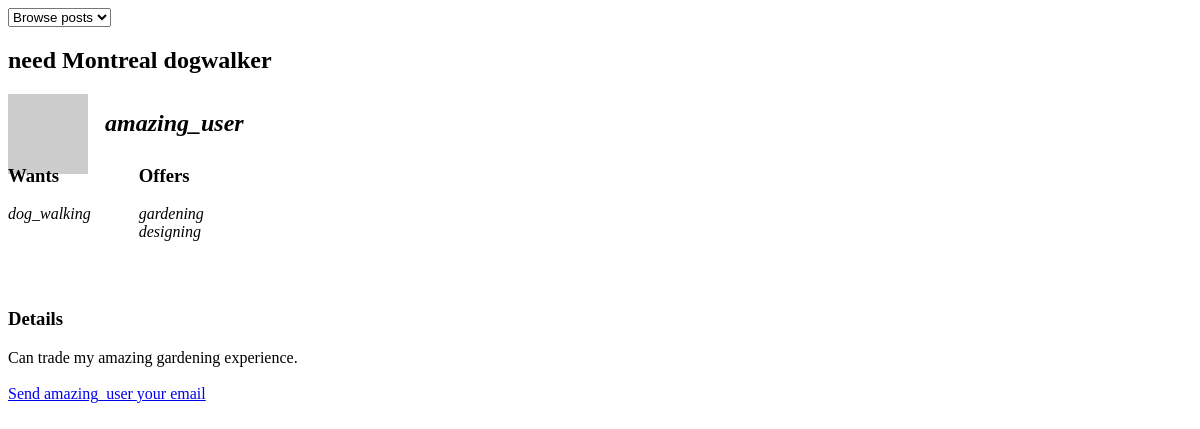
/offers?id=57 (signed in), run on the app's committed database.
### tables this page shows
CREATE TABLE IF NOT EXISTS `post_details` (
  `id` int(11) NOT NULL AUTO_INCREMENT,
  `post_id` int(11) NOT NULL COMMENT 'FK (posts.id)',
  `service_id` int(11) NOT NULL COMMENT 'FK (services.id)',
  PRIMARY KEY (`id`)
);

CREATE TABLE IF NOT EXISTS `posts` (
  `id` int(11) NOT NULL AUTO_INCREMENT,
  `user_id` int(11) NOT NULL COMMENT 'FK (users.id)',
  `want` tinyint(1) NOT NULL COMMENT 'bool',
  `title` varchar(150) NOT NULL,
  `content` varchar(900) NOT NULL,
  `time` timestamp NOT NULL DEFAULT CURRENT_TIMESTAMP,
  PRIMARY KEY (`id`)
);

CREATE TABLE IF NOT EXISTS `users` (
  `id` int(11) NOT NULL AUTO_INCREMENT,
  `username` varchar(30) NOT NULL,
  `country` text NOT NULL,
  `city` varchar(60) NOT NULL,
  `email` varchar(40) NOT NULL,
  `bio` varchar(600) NOT NULL COMMENT '600max',
  `encrypted_password` varchar(45) NOT NULL,
  `date_joined` date NOT NULL COMMENT 'date joined',
  PRIMARY KEY (`id`)
);

### app/post/post.php (called while the page is built, shortened)
<?php
class Post extends TableObject {
    public static function find($table="posts", array $options) {
        if (isset($options["all"])) {
            $SQL = "SELECT posts.id, posts.user_id, posts.title, posts.content, posts.time, post_details.service_id FROM $table INNER JOIN post_details ON posts.id = post_details.post_id ORDER BY id DESC;";
        } elseif (isset($options["byID"])) {
            $SQL = "SELECT posts.id, posts.user_id, posts.title, posts.content, posts.time, post_details.service_id FROM $table INNER JOIN post_details ON posts.id = post_details.post_id WHERE ";
            foreach($options["byID"] as $id) {
                $SQL .= "posts.id = $id OR ";
            }
            $SQL  = substr($SQL, 0, -4);
            $SQL .= " ORDER BY posts.id DESC;";
        } elseif (isset($options["filter"])) {
            $SQL = $options["SQL"];
        } else {
            $SQL = 'error';
        }
        $res = mysql_query($SQL);
        $posts = array();
        $allServices = Service::find("services", array("all" => true));
        $myServices = array();
        $idTracker = array();
        while ($row = mysql_fetch_assoc($res)) {
            if (!in_array($row['id'], $idTracker)) {
                $idTracker[] = $row['id'];
                foreach($allServices as $service) {
                    if ($service->id == $row['service_id']) {
                        if (!isset($myServices[ $row['id'] ])) {
                            $myServices[ $row['id'] ] = array(new Service($service->id, $service->name));
                        } else {
                            array_push($myServices[ $row['id'] ], new Service($service->id, $service->name));
                        }
                    }
                }
                $usernameSQL = "SELECT users.username FROM users INNER JOIN posts ON users.id = posts.user_id WHERE users.id = '{$row['user_id']}' LIMIT 1;";
                $res2 = DB::try_query($usernameSQL);
                $username = mysql_fetch_assoc($res2);
                $post = new Post($row['id'], $row['user_id'], $row['title'], $row['content'], $row['time'], $myServices[ $row['id'] ], $username);
                $posts[] = $post;
            }
        }
        return $posts;
    }
    function __construct($id, $userID, $title, $body, $timestamp, $services=NULL, $username=NULL) {
        $this->title = $title;
        $this->body = $body;
    }
}
?>

### app/service/service.php (called while the page is built, shortened)
<?php
class Service extends TableObject {
    public static function find($table="services", array $options) {
        if (isset($options["all"])) {
            $customSQL = "SELECT * FROM $table;";
            $res = TableObject::findAll($table, $customSQL);
            $services = array();
            while ($row = mysql_fetch_assoc($res)) {
                $service = new Service($row['id'], $row['name']);
                $services[] = $service;
            }
            return $services;
        }
        elseif (isset($options["byID"])) {
            TableObject::findById($table, $options['byID']);
        }
    }
    public function __construct($id, $name) {
        $this->id   = $id;
        $this->name = $name;
    }
}

### lib/abstract_classes.php (called while the page is built, shortened)
<?php
abstract class TableObject {
    protected static function findAll($table=NULL, $customSQL=NULL) {
        if (!$customSQL) {
            $SQL = "SELECT * FROM $table WHERE id = ?";
        } else {
            $SQL = $customSQL;
        }
        $res = DB::try_query($SQL);
        return $res;
    }
}

### lib/core-ext.php (called while the page is built, shortened)
<?php
class DB {
    public static function try_query($query) {
        $res = mysql_query($query);
        return $res;
    }
}

### app/user/user.php (called while the page is built, shortened)
<?php
class UserRetriever {
    public static function build($username) {
        $selectUserSQL = "SELECT * FROM users WHERE username = '{$username}'";
        $result = mysql_query($selectUserSQL);
        while ($row = mysql_fetch_assoc($result)) {
            $id         = $row['id'];
            $username   = $row['username'];
            $country    = $row['country'];
            $city       = $row['city'];
            $email      = $row['email'];
            $bio        = $row['bio'];
            $pass       = $row['encrypted_password'];
            $dateJoined = $row['date_joined'];
            return new User($id, $username, $country, $city, $email, $bio,  array(), $pass, $dateJoined);
        }
    }
}
class User extends TableObject {
    function __construct($id, $name, $country, $city, $email, $bio, array $offers, $password=NULL, $dateJoined=NULL) {
        $this->id      = $id;
        $this->name    = $name;
        $this->email   = $email;
    }
}

### app/user/user_helper.php (called while the page is built)
<?php
class UserHelper {
    public static function findUserAssocPostID($postID) {
        $SQL = "SELECT users.username FROM users INNER JOIN posts ON users.id = posts.user_id WHERE posts.id = $postID LIMIT 1;";
        $res = DB::try_query($SQL);
        $row = mysql_fetch_assoc($res);
        $username = $row['username'];
        $user = UserRetriever::build($username);
        return $user;
    }
}

### public/offers.php (the view, shortened to what this page needs)
<html>
<head>
</head>
<body>
<?php
if (isset($_SESSION['user'])) {
    print <<<HTML
    <form id="browse" action=offers.php method="get">
        <select id="browse_by" onChange="getProperPage(this);">
        <option value=""         name="browse_by">Browse posts</option>
        <option value="all"      name="browse_by">all</option>
        <option value="category" name="browse_by">by category</option>
        </select>
    </form>
HTML;
}
if (isset($_GET['browse_by'])) {
    $basePath = "offers.php?category=";
    print <<<HTML
<div id="categories">
<a href="{$basePath}home_repair">Home repair</a><br />
<a href="{$basePath}gardening">Gardening</a><br />
<a href="{$basePath}carpooling_moving">Carpooling/Moving</a><br />
<a href="{$basePath}teaching">Teaching</a><br />
<a href="{$basePath}care_giving">Caregiving</a><br />
<a href="{$basePath}cooking">Cooking</a><br />
<a href="{$basePath}designing">Designing</a><br />
<a href="{$basePath}accounting">Accounting</a><br />
<a href="{$basePath}dog_walking">Dog Walking</a><br />
</div>
HTML;
} elseif (isset($_GET['id'])) {
    $options = array("byID" => array($_GET['id']));
    $posts = Post::find("posts", $options);
    foreach($posts as $post) {
        $display = new PostDisplayer();
        $display->longFormat($post);
        print $display;
    }
    if (isset($_SESSION['user'])) {
        $userOfPoster = UserHelper::findUserAssocPostID($_GET['id']);
        if ($_SESSION['user'] != $userOfPoster->name) {
            $regardingPost = $_GET['id'];
            print <<<HTML
            <br />
            <div id="send_your_email">
            <a href="notify.php?user={$userOfPoster->id}&send_email=true&regarding_post={$regardingPost}">Send {$userOfPoster->name} your email</a>
            </div>
HTML;
        }
    }
}
?>
</body>
</html>

### app/user/user_displayer.php (shortened to what this page needs)
<?php
class UserDisplayer extends BaseDisplayer {
    public function shortFormat(TableObject $user) {
        $this->html  = '<div class="user">';
        $this->html .= "<div class=\"user_pic\"><a href=\"users/profile.php?user={$user->name}\"><img src=\"{$this->gravatar($user->email, 60)}\" /></a></div><br />";
        $this->html .= "<div class=\"username\"><h2>{$user->name}</h2></div>";
        $this->html .= "</div>";
    }
    public function gravatar($email, $size=80) {
        $defaultIMG = "";
        $gravURL = "http://www.gravatar.com/avatar/" . md5(strtolower(trim($email))) . "?d=" .
                    urlencode($defaultIMG) . "&s={$size}";
        return $gravURL;
    }
}

### app/post/post_displayer.php (shortened to what this page needs)
<?php
class PostDisplayer extends BaseDisplayer {
    public $html;
    public function __toString() {
        return $this->html;
    }
    public function longFormat(TableObject $post) {
        $userWhoPosted = UserRetriever::build($post->username['username']);
        $userDisplayer = new UserDisplayer($userWhoPosted);
        $userDisplayer->shortFormat($userWhoPosted);
        $this->html  = <<<HTML
        <div class="post">
HTML;
        $this->html .= "<h2>$post->title</h2>";
        $this->html .= $userDisplayer;
        $this->html .= '<div class="user_wants">';
        $this->html .= "<h3>Wants</h3>";
        foreach($post->services as $s) {
            $this->html .= '<i class="service_name">';
            $this->html .= $s->name;
            $this->html .= '</i><br />';
        }
        $this->html .= '</div>';
        $this->html .= '<div class="user_offers">';
        $this->html .= "<h3>Offers</h3>";
        foreach($userWhoPosted->offers as $o) {
            $this->html .= '<i class="service_name">';
            $this->html .= $o;
            $this->html .= '</i><br />';
        }
        $this->html .= '</div><br class="clear" />';
        $this->html .= <<<HTML
        <h3>Details</h3>
        <div class="content">
        $post->body
        </div>
        </div>
HTML;
    }
}

### public/offers.php (style rules this page uses)
.user_pic { float:left; }
.user { max-height:80px; min-height:80px; margin-bottom:20px; }
.username { float:left; position:relative; bottom:22px; margin-left:17px; font-style:italic; }
.user_offers, .user_wants { float:left; margin-top:-3em; margin-bottom:3em; }
.user_offers { margin-left:3em; }

### data on the page
post_details: post.title "need Montreal dogwalker", users.username "amazing_user", display "dog_walking gardening designing", post.content "Can trade my amazing gardening experience."
users: username "amazing_user"
